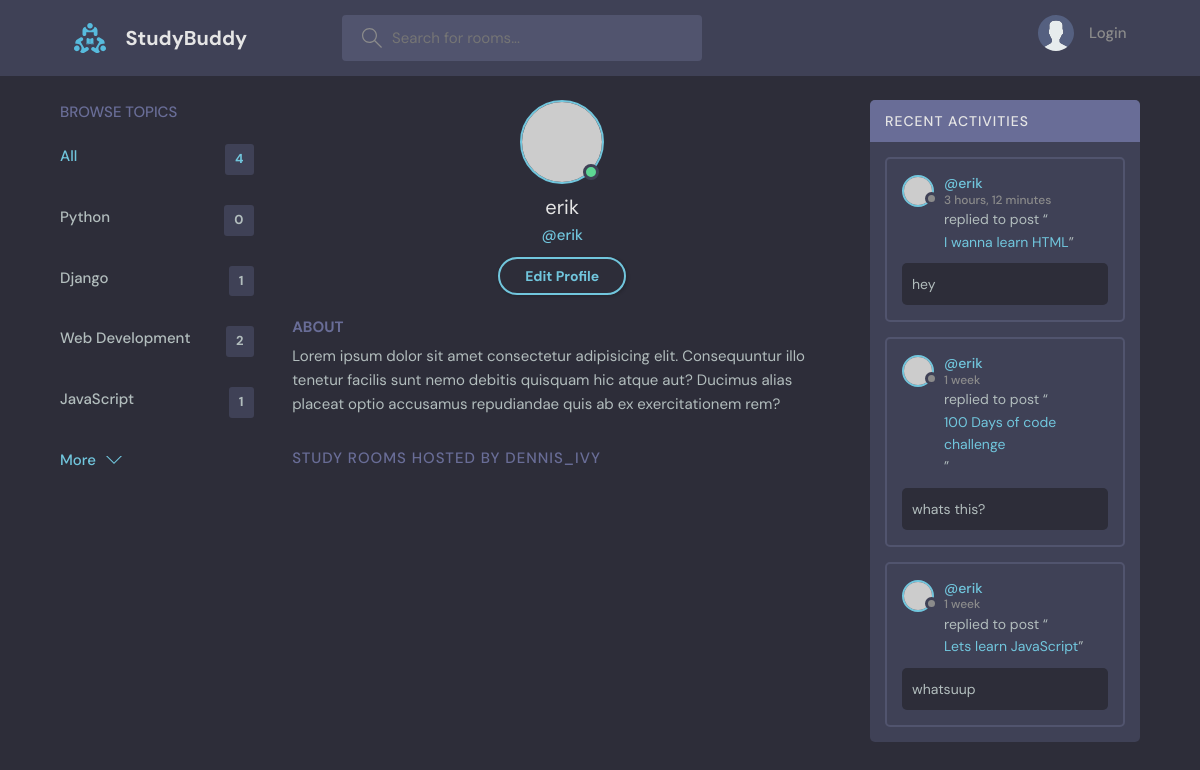
/profile/3, run on an earlier commit of the app's database.
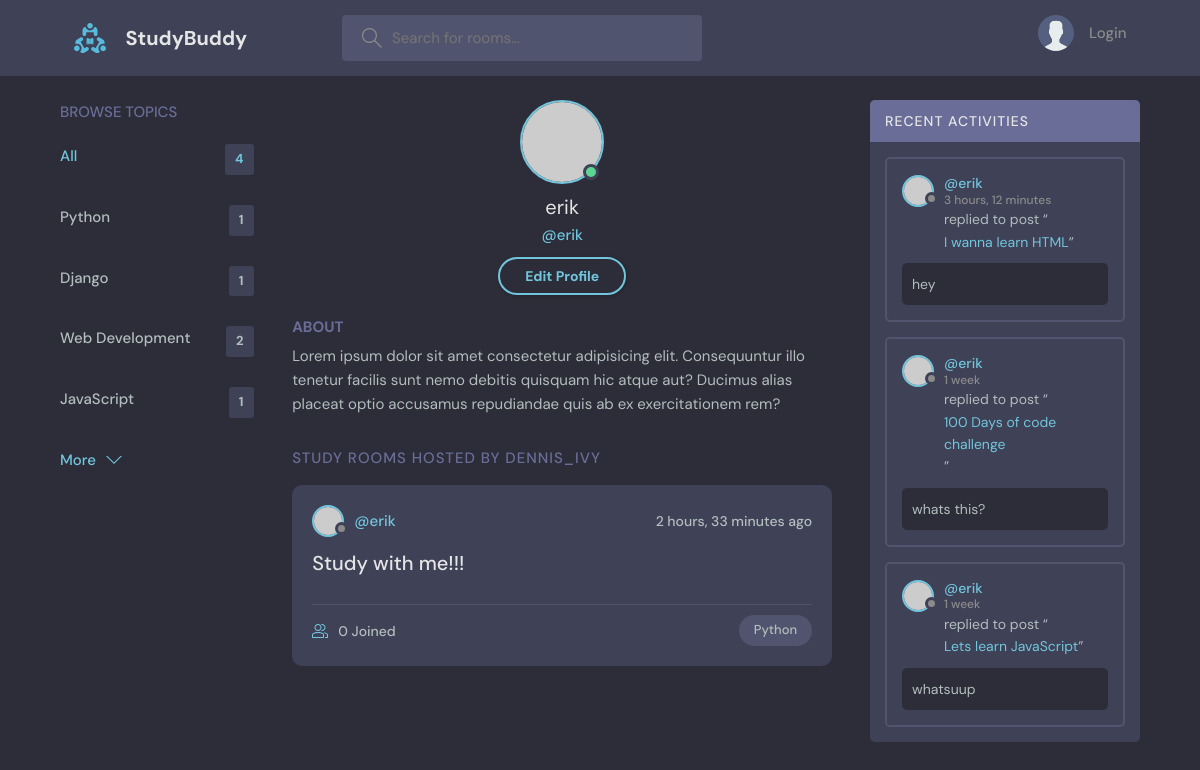
And on a later commit of the database.
### base/models.py (models this page shows, shortened)
class Topic(models.Model):
    name = models.CharField(max_length=200)

class Message(models.Model):
    user = models.ForeignKey(User, on_delete=models.CASCADE)
    room = models.ForeignKey(Room, on_delete=models.CASCADE)
    body = models.TextField()
    updated = models.DateTimeField(auto_now = True)
    created = models.DateTimeField(auto_now_add = True)
    class Meta:
        ordering = ['-updated', '-created']

class Room(models.Model):
    host = models.ForeignKey(User, on_delete=models.SET_NULL, null = True)
    topic = models.ForeignKey(Topic, on_delete=models.SET_NULL, null = True)
    name = models.CharField(max_length = 200)
    description = models.TextField(null = True, blank = True)
    participants = models.ManyToManyField(User, related_name='participants', blank=True)
    updated = models.DateTimeField(auto_now = True)
    created = models.DateTimeField(auto_now_add = True)
    class Meta:
        ordering = ['-updated', '-created']
    def __str__(self):
        return self.name

### base/views.py (the view)
# urls.py: path('profile/<str:pk>', views.userProfile, name="user-profile"),
def userProfile(request, pk):
    user = User.objects.get(id=pk)
    rooms=user.room_set.all()
    room_messages=user.message_set.all()
    topics = Topic.objects.all()
    context = {'user':user, 'rooms':rooms, 'room_messages':room_messages,'topics':topics}
    return render(request, 'base/profile.html', context)

### base/templates/base/profile.html
{% extends 'main.html' %}
{% block content %}
  <main class="profile-page layout layout--3">
    <div class="container">
      {% include 'base/topics_component.html' %}
      <div class="roomList">
        <div class="profile">
          <div class="profile__avatar">
            <div class="avatar avatar--large active">
              <img src="https://randomuser.me/api/portraits/men/11.jpg" />
            </div>
          </div>
          <div class="profile__info">
            <h3>{{user.username}}</h3>
            <p>@{{user.username}}</p>
            <a href="edit-user.html" class="btn btn--main btn--pill">Edit Profile</a>
          </div>
          <div class="profile__about">
            <h3>About</h3>
            <p>
              Lorem ipsum dolor sit amet consectetur adipisicing elit. Consequuntur illo tenetur
              facilis sunt nemo debitis quisquam hic atque aut? Ducimus alias placeat optio
              accusamus repudiandae quis ab ex exercitationem rem?
            </p>
          </div>
        </div>
        <div class="roomList__header">
          <div>
            <h2>Study Rooms Hosted by dennis_ivy</a>
            </h2>
          </div>
        </div>
        {% include 'base/feed_component.html' %}
      </div>
      {% include 'base/activity_component.html' %}
    </div>
  </main>
{% endblock content %}

### base/templates/base/topics_component.html
<div class="topics">
    <div class="topics__header">
      <h2>Browse Topics</h2>
    </div>
    <ul class="topics__list">
      <li>
        <a href="{% url 'home' %}" class="active">All <span>{{topics.count}}</span></a>
      </li>
      {% for topic in topics %}
      <li>
        <a href="{% url 'home' %}?q={{topic.name}}">{{topic.name}}<span>{{topic.room_set.all.count}}</span></a>
      </li>
      {% endfor %}
    </ul>
    <a class="btn btn--link" href="topics.html">
      More
      <svg version="1.1" xmlns="http://www.w3.org/2000/svg" width="32" height="32" viewBox="0 0 32 32">
        <title>chevron-down</title>
        <path d="M16 21l-13-13h-3l16 16 16-16h-3l-13 13z"></path>
      </svg>
    </a>
  </div>

### base/templates/base/feed_component.html (shortened to what this page needs)
{% for room in rooms %}
<div class="roomListRoom">
    <div class="roomListRoom__header">
      <a href="{% url 'user-profile' room.host.id %}" class="roomListRoom__author">
        <div class="avatar avatar--small">
          <img src="https://randomuser.me/api/portraits/women/11.jpg" />
        </div>
        <span>@{{room.host.username}}</span>
      </a>
      <div class="roomListRoom__actions">
        <span>{{room.created|timesince}} ago</span>
      </div>
    </div>
    <div class="roomListRoom__content">
      <a href="{% url 'room' room.id %}">{{room.name}}</a>
    </div>
    <div class="roomListRoom__meta">
      <a href="{% url 'room' room.id %}" class="roomListRoom__joined">
        {{room.participants.all.count}} Joined
      </a>
      <p class="roomListRoom__topic">{{room.topic.name}}</p>
    </div>
</div>
{% endfor %}

### base/templates/base/activity_component.html (shortened to what this page needs)
<div class="activities">
    <div class="activities__header">
      <h2>Recent Activities</h2>
    </div>
    {% for message in room_messages %}
    <div class="activities__box">
      <div class="activities__boxHeader roomListRoom__header">
        <a href="{% url 'user-profile' message.user.id %}" class="roomListRoom__author">
          <div class="avatar avatar--small">
            <img src="https://randomuser.me/api/portraits/women/11.jpg" />
          </div>
          <p>
            @{{message.user}}
            <span>{{message.created|timesince}}</span>
          </p>
        </a>
    </div>
      <div class="activities__boxContent">
        <p>replied to post “<a href="{% url 'room' message.room.id %}">{{message.room}}</a>”</p>
        <div class="activities__boxRoomContent">
            {{message.body}}
        </div>
      </div>
    </div>
    {% endfor %}
  </div>

What changed in the data, as far as the page shows it:
computed for Topic "Python": room_set.all.count "0" → "1"
added Room: host.username "erik", created "2 hours, 33 minutes", name "Study with me!!!", participants.all.count "0", topic.name "Python"
